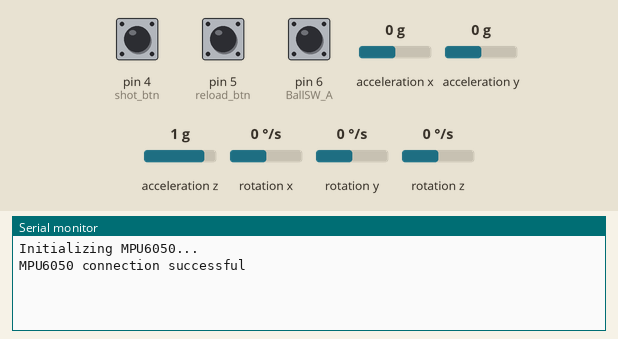
This sketch was run on a simulated Arduino Uno, built with avr-gcc and run on an emulated ATmega328P. Shown: the last lines printed to the serial monitor. The inputs (shaded band) are chosen by the test bench; at power-on: acceleration x 0 g, pin 4 (shot_btn) HIGH, pin 5 (reload_btn) HIGH, pin 6 (BallSW_A) HIGH, acceleration y 0 g, acceleration z 1 g, rotation x 0 °/s, rotation y 0 °/s, rotation z 0 °/s.

Above: at 1.2 s.
1.3 s: acceleration x set to -1.4 g
At 2.4 s:
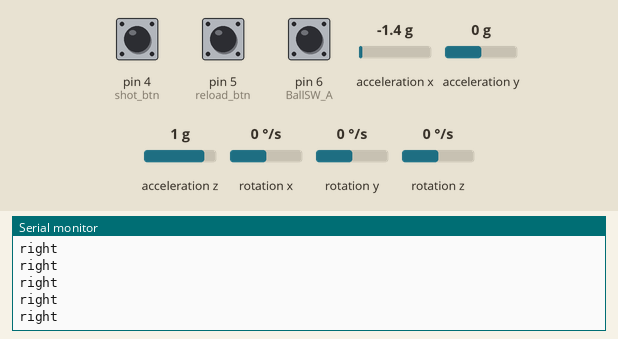
3.2 s: pin 4 (shot_btn) pulled LOW for 0.15 s
6.3 s: pin 5 (reload_btn) pulled LOW for 0.15 s
7.9 s: pin 5 (reload_btn) pulled LOW for 1 s
11.9 s: pin 4 (shot_btn) pulled LOW for 1 s
15.9 s: acceleration x set to 0.8 g
At 16.5 s:
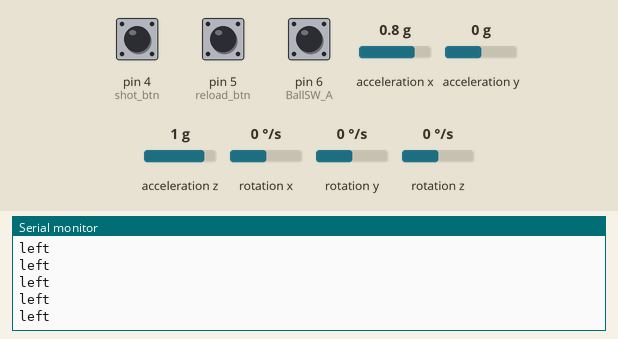

Measured:
- after the input at 1.3 s, the serial monitor: prints a new line at once (image 1)
- after the input at 15.9 s, the serial monitor: prints a new line after 0.07 s (image 2)

The sketch:

pistol_prototype.ino
```cpp
#include <Wire.h>
#include <MPU6050.h>

MPU6050 mpu(0x68); // 기본 I2C 주소는 0x68입니다.
unsigned long last_time = 0;

int BallSW_A = 6;
int reload_btn = 5;
int shot_btn = 4;
bool is_reload = false;
bool shot = false;

void setup() {
  pinMode(BallSW_A, INPUT_PULLUP);
  pinMode(reload_btn, INPUT_PULLUP);
  pinMode(shot_btn, INPUT_PULLUP);

  Serial.begin(9600);
  Wire.begin();

  Serial.println("Initializing MPU6050...");
  mpu.initialize();

  if (mpu.testConnection()) {
    Serial.println("MPU6050 connection successful");
  } else {
    Serial.println("MPU6050 connection failed");
    while (1); // 연결 실패 시 멈춤
  }
}

void loop() {
  int16_t ax, ay, az;
  int16_t gx, gy, gz;
  mpu.getMotion6(&ax, &ay, &az, &gx, &gy, &gz);
  float ax_rad = ax / 16384.0;
  float ay_rad = ay / 16384.0;
  float az_rad = az / 16384.0;

  float ax_deg = ax_rad * 180.0 / PI;
  float ay_deg = ay_rad * 180.0 / PI;
  float az_deg = az_rad * 180.0 / PI;
/*
  if (millis() > last_time + 200) {
    Serial.print("ax: ");
    Serial.print(ax_deg);
    Serial.print(", ay: ");
    Serial.print(ay_deg);
    Serial.print(", az: ");
    Serial.println(az_deg);
    last_time = millis();
  }
*/
  if(ax_deg < -40)
    Serial.println("right");
  if(ax_deg > 40)
    Serial.println("left");

  // 버튼들 설정(볼 스위치 포함)
  if (digitalRead(shot_btn) == LOW && !shot) {
    Serial.println("shot");
    shot = true; // shot 상태 업데이트
  } else if (digitalRead(shot_btn) == HIGH) {
    shot = false; // 버튼이 다시 놓였을 때 shot 상태 초기화
  }

  if (digitalRead(reload_btn) == LOW) { // 장전 버튼
    is_reload = true;
    Serial.println("reload_btn");
  }
  if (digitalRead(BallSW_A) == HIGH && is_reload == true) {
    Serial.println("R"); // 탄창 충격 감지
    is_reload = false;
  }
}
```
